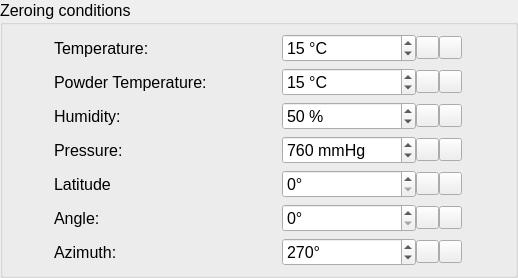
<?xml version="1.0" encoding="UTF-8"?>
<ui version="4.0">
 <class>conditions</class>
 <widget class="QWidget" name="conditions">
  <property name="geometry">
   <rect>
    <x>0</x>
    <y>0</y>
    <width>518</width>
    <height>250</height>
   </rect>
  </property>
  <property name="windowTitle">
   <string>Form</string>
  </property>
  <layout class="QGridLayout" name="gridLayout">
   <property name="leftMargin">
    <number>0</number>
   </property>
   <property name="topMargin">
    <number>0</number>
   </property>
   <property name="rightMargin">
    <number>0</number>
   </property>
   <property name="bottomMargin">
    <number>0</number>
   </property>
   <property name="spacing">
    <number>0</number>
   </property>
   <item row="0" column="0">
    <widget class="QGroupBox" name="groupBox">
     <property name="sizePolicy">
      <sizepolicy hsizetype="Expanding" vsizetype="Fixed">
       <horstretch>0</horstretch>
       <verstretch>0</verstretch>
      </sizepolicy>
     </property>
     <property name="minimumSize">
      <size>
       <width>0</width>
       <height>0</height>
      </size>
     </property>
     <property name="maximumSize">
      <size>
       <width>16777215</width>
       <height>16777215</height>
      </size>
     </property>
     <property name="font">
      <font>
       <pointsize>12</pointsize>
      </font>
     </property>
     <property name="styleSheet">
      <string notr="true"/>
     </property>
     <property name="title">
      <string>Zeroing conditions </string>
     </property>
     <layout class="QGridLayout" name="gridLayout_6">
      <item row="5" column="0">
       <widget class="QLabel" name="label_84">
        <property name="maximumSize">
         <size>
          <width>180</width>
          <height>16777215</height>
         </size>
        </property>
        <property name="font">
         <font>
          <pointsize>12</pointsize>
         </font>
        </property>
        <property name="text">
         <string>Angle:</string>
        </property>
       </widget>
      </item>
      <item row="3" column="1">
       <widget class="QWidget" name="widget_42" native="true">
        <property name="sizePolicy">
         <sizepolicy hsizetype="Preferred" vsizetype="Preferred">
          <horstretch>0</horstretch>
          <verstretch>0</verstretch>
         </sizepolicy>
        </property>
        <property name="minimumSize">
         <size>
          <width>180</width>
          <height>0</height>
         </size>
        </property>
        <property name="maximumSize">
         <size>
          <width>180</width>
          <height>16777215</height>
         </size>
        </property>
        <layout class="QHBoxLayout" name="horizontalLayout_58">
         <property name="spacing">
          <number>0</number>
         </property>
         <property name="leftMargin">
          <number>0</number>
         </property>
         <property name="topMargin">
          <number>0</number>
         </property>
         <property name="rightMargin">
          <number>0</number>
         </property>
         <property name="bottomMargin">
          <number>0</number>
         </property>
         <item>
          <widget class="QSpinBox" name="z_pressure">
           <property name="sizePolicy">
            <sizepolicy hsizetype="Preferred" vsizetype="Preferred">
             <horstretch>0</horstretch>
             <verstretch>0</verstretch>
            </sizepolicy>
           </property>
           <property name="font">
            <font>
             <pointsize>12</pointsize>
            </font>
           </property>
           <property name="styleSheet">
            <string notr="true"/>
           </property>
           <property name="suffix">
            <string> mmHg</string>
           </property>
           <property name="maximum">
            <number>1100</number>
           </property>
           <property name="value">
            <number>760</number>
           </property>
          </widget>
         </item>
         <item>
          <widget class="QPushButton" name="lPushButton_32">
           <property name="sizePolicy">
            <sizepolicy hsizetype="Fixed" vsizetype="Fixed">
             <horstretch>0</horstretch>
             <verstretch>0</verstretch>
            </sizepolicy>
           </property>
           <property name="maximumSize">
            <size>
             <width>23</width>
             <height>23</height>
            </size>
           </property>
           <property name="text">
            <string/>
           </property>
           <property name="icon">
            <iconset>
             <normaloff>../.rsrc/res/drawable/arrowrlbtn21a.png</normaloff>../.rsrc/res/drawable/arrowrlbtn21a.png</iconset>
           </property>
          </widget>
         </item>
         <item>
          <widget class="QPushButton" name="rPushButton_32">
           <property name="sizePolicy">
            <sizepolicy hsizetype="Fixed" vsizetype="Fixed">
             <horstretch>0</horstretch>
             <verstretch>0</verstretch>
            </sizepolicy>
           </property>
           <property name="maximumSize">
            <size>
             <width>23</width>
             <height>23</height>
            </size>
           </property>
           <property name="text">
            <string/>
           </property>
           <property name="icon">
            <iconset>
             <normaloff>../.rsrc/res/drawable/arrowlrbtn21a.png</normaloff>../.rsrc/res/drawable/arrowlrbtn21a.png</iconset>
           </property>
          </widget>
         </item>
        </layout>
       </widget>
      </item>
      <item row="5" column="1">
       <widget class="QWidget" name="widget_44" native="true">
        <property name="sizePolicy">
         <sizepolicy hsizetype="Preferred" vsizetype="Preferred">
          <horstretch>0</horstretch>
          <verstretch>0</verstretch>
         </sizepolicy>
        </property>
        <property name="minimumSize">
         <size>
          <width>180</width>
          <height>0</height>
         </size>
        </property>
        <property name="maximumSize">
         <size>
          <width>180</width>
          <height>16777215</height>
         </size>
        </property>
        <layout class="QHBoxLayout" name="horizontalLayout_60">
         <property name="spacing">
          <number>0</number>
         </property>
         <property name="leftMargin">
          <number>0</number>
         </property>
         <property name="topMargin">
          <number>0</number>
         </property>
         <property name="rightMargin">
          <number>0</number>
         </property>
         <property name="bottomMargin">
          <number>0</number>
         </property>
         <item>
          <widget class="QSpinBox" name="z_angle">
           <property name="sizePolicy">
            <sizepolicy hsizetype="Preferred" vsizetype="Preferred">
             <horstretch>0</horstretch>
             <verstretch>0</verstretch>
            </sizepolicy>
           </property>
           <property name="font">
            <font>
             <pointsize>12</pointsize>
            </font>
           </property>
           <property name="styleSheet">
            <string notr="true"/>
           </property>
           <property name="suffix">
            <string>°</string>
           </property>
           <property name="maximum">
            <number>359</number>
           </property>
           <property name="value">
            <number>0</number>
           </property>
          </widget>
         </item>
         <item>
          <widget class="QPushButton" name="lPushButton_34">
           <property name="sizePolicy">
            <sizepolicy hsizetype="Fixed" vsizetype="Fixed">
             <horstretch>0</horstretch>
             <verstretch>0</verstretch>
            </sizepolicy>
           </property>
           <property name="maximumSize">
            <size>
             <width>23</width>
             <height>23</height>
            </size>
           </property>
           <property name="text">
            <string/>
           </property>
           <property name="icon">
            <iconset>
             <normaloff>../.rsrc/res/drawable/arrowrlbtn21a.png</normaloff>../.rsrc/res/drawable/arrowrlbtn21a.png</iconset>
           </property>
          </widget>
         </item>
         <item>
          <widget class="QPushButton" name="rPushButton_34">
           <property name="sizePolicy">
            <sizepolicy hsizetype="Fixed" vsizetype="Fixed">
             <horstretch>0</horstretch>
             <verstretch>0</verstretch>
            </sizepolicy>
           </property>
           <property name="maximumSize">
            <size>
             <width>23</width>
             <height>23</height>
            </size>
           </property>
           <property name="text">
            <string/>
           </property>
           <property name="icon">
            <iconset>
             <normaloff>../.rsrc/res/drawable/arrowlrbtn21a.png</normaloff>../.rsrc/res/drawable/arrowlrbtn21a.png</iconset>
           </property>
          </widget>
         </item>
        </layout>
       </widget>
      </item>
      <item row="0" column="1">
       <widget class="QWidget" name="widget_39" native="true">
        <property name="sizePolicy">
         <sizepolicy hsizetype="Preferred" vsizetype="Preferred">
          <horstretch>0</horstretch>
          <verstretch>0</verstretch>
         </sizepolicy>
        </property>
        <property name="minimumSize">
         <size>
          <width>180</width>
          <height>0</height>
         </size>
        </property>
        <property name="maximumSize">
         <size>
          <width>180</width>
          <height>16777215</height>
         </size>
        </property>
        <layout class="QHBoxLayout" name="horizontalLayout_55">
         <property name="spacing">
          <number>0</number>
         </property>
         <property name="leftMargin">
          <number>0</number>
         </property>
         <property name="topMargin">
          <number>0</number>
         </property>
         <property name="rightMargin">
          <number>0</number>
         </property>
         <property name="bottomMargin">
          <number>0</number>
         </property>
         <item>
          <widget class="QSpinBox" name="z_temp">
           <property name="sizePolicy">
            <sizepolicy hsizetype="Preferred" vsizetype="Preferred">
             <horstretch>0</horstretch>
             <verstretch>0</verstretch>
            </sizepolicy>
           </property>
           <property name="font">
            <font>
             <pointsize>12</pointsize>
            </font>
           </property>
           <property name="styleSheet">
            <string notr="true"/>
           </property>
           <property name="showGroupSeparator" stdset="0">
            <bool>false</bool>
           </property>
           <property name="suffix">
            <string> °C</string>
           </property>
           <property name="value">
            <number>15</number>
           </property>
          </widget>
         </item>
         <item>
          <widget class="QPushButton" name="lPushButton_29">
           <property name="sizePolicy">
            <sizepolicy hsizetype="Fixed" vsizetype="Fixed">
             <horstretch>0</horstretch>
             <verstretch>0</verstretch>
            </sizepolicy>
           </property>
           <property name="maximumSize">
            <size>
             <width>23</width>
             <height>23</height>
            </size>
           </property>
           <property name="text">
            <string/>
           </property>
           <property name="icon">
            <iconset>
             <normaloff>../.rsrc/res/drawable/arrowrlbtn21a.png</normaloff>../.rsrc/res/drawable/arrowrlbtn21a.png</iconset>
           </property>
          </widget>
         </item>
         <item>
          <widget class="QPushButton" name="rPushButton_29">
           <property name="sizePolicy">
            <sizepolicy hsizetype="Fixed" vsizetype="Fixed">
             <horstretch>0</horstretch>
             <verstretch>0</verstretch>
            </sizepolicy>
           </property>
           <property name="maximumSize">
            <size>
             <width>23</width>
             <height>23</height>
            </size>
           </property>
           <property name="text">
            <string/>
           </property>
           <property name="icon">
            <iconset>
             <normaloff>../.rsrc/res/drawable/arrowlrbtn21a.png</normaloff>../.rsrc/res/drawable/arrowlrbtn21a.png</iconset>
           </property>
          </widget>
         </item>
        </layout>
       </widget>
      </item>
      <item row="2" column="1">
       <widget class="QWidget" name="widget_41" native="true">
        <property name="sizePolicy">
         <sizepolicy hsizetype="Preferred" vsizetype="Preferred">
          <horstretch>0</horstretch>
          <verstretch>0</verstretch>
         </sizepolicy>
        </property>
        <property name="minimumSize">
         <size>
          <width>180</width>
          <height>0</height>
         </size>
        </property>
        <property name="maximumSize">
         <size>
          <width>180</width>
          <height>16777215</height>
         </size>
        </property>
        <layout class="QHBoxLayout" name="horizontalLayout_57">
         <property name="spacing">
          <number>0</number>
         </property>
         <property name="leftMargin">
          <number>0</number>
         </property>
         <property name="topMargin">
          <number>0</number>
         </property>
         <property name="rightMargin">
          <number>0</number>
         </property>
         <property name="bottomMargin">
          <number>0</number>
         </property>
         <item>
          <widget class="QSpinBox" name="z_humidity">
           <property name="sizePolicy">
            <sizepolicy hsizetype="Preferred" vsizetype="Preferred">
             <horstretch>0</horstretch>
             <verstretch>0</verstretch>
            </sizepolicy>
           </property>
           <property name="font">
            <font>
             <pointsize>12</pointsize>
            </font>
           </property>
           <property name="styleSheet">
            <string notr="true"/>
           </property>
           <property name="suffix">
            <string> %</string>
           </property>
           <property name="value">
            <number>50</number>
           </property>
          </widget>
         </item>
         <item>
          <widget class="QPushButton" name="lPushButton_31">
           <property name="sizePolicy">
            <sizepolicy hsizetype="Fixed" vsizetype="Fixed">
             <horstretch>0</horstretch>
             <verstretch>0</verstretch>
            </sizepolicy>
           </property>
           <property name="maximumSize">
            <size>
             <width>23</width>
             <height>23</height>
            </size>
           </property>
           <property name="text">
            <string/>
           </property>
           <property name="icon">
            <iconset>
             <normaloff>../.rsrc/res/drawable/arrowrlbtn21a.png</normaloff>../.rsrc/res/drawable/arrowrlbtn21a.png</iconset>
           </property>
          </widget>
         </item>
         <item>
          <widget class="QPushButton" name="rPushButton_31">
           <property name="sizePolicy">
            <sizepolicy hsizetype="Fixed" vsizetype="Fixed">
             <horstretch>0</horstretch>
             <verstretch>0</verstretch>
            </sizepolicy>
           </property>
           <property name="maximumSize">
            <size>
             <width>23</width>
             <height>23</height>
            </size>
           </property>
           <property name="text">
            <string/>
           </property>
           <property name="icon">
            <iconset>
             <normaloff>../.rsrc/res/drawable/arrowlrbtn21a.png</normaloff>../.rsrc/res/drawable/arrowlrbtn21a.png</iconset>
           </property>
          </widget>
         </item>
        </layout>
       </widget>
      </item>
      <item row="6" column="1">
       <widget class="QWidget" name="widget_45" native="true">
        <property name="sizePolicy">
         <sizepolicy hsizetype="Preferred" vsizetype="Preferred">
          <horstretch>0</horstretch>
          <verstretch>0</verstretch>
         </sizepolicy>
        </property>
        <property name="minimumSize">
         <size>
          <width>180</width>
          <height>0</height>
         </size>
        </property>
        <property name="maximumSize">
         <size>
          <width>180</width>
          <height>16777215</height>
         </size>
        </property>
        <layout class="QHBoxLayout" name="horizontalLayout_61">
         <property name="spacing">
          <number>0</number>
         </property>
         <property name="leftMargin">
          <number>0</number>
         </property>
         <property name="topMargin">
          <number>0</number>
         </property>
         <property name="rightMargin">
          <number>0</number>
         </property>
         <property name="bottomMargin">
          <number>0</number>
         </property>
         <item>
          <widget class="QSpinBox" name="z_azimuth">
           <property name="sizePolicy">
            <sizepolicy hsizetype="Preferred" vsizetype="Preferred">
             <horstretch>0</horstretch>
             <verstretch>0</verstretch>
            </sizepolicy>
           </property>
           <property name="font">
            <font>
             <pointsize>12</pointsize>
            </font>
           </property>
           <property name="styleSheet">
            <string notr="true"/>
           </property>
           <property name="suffix">
            <string>°</string>
           </property>
           <property name="maximum">
            <number>359</number>
           </property>
           <property name="value">
            <number>270</number>
           </property>
          </widget>
         </item>
         <item>
          <widget class="QPushButton" name="lPushButton_35">
           <property name="sizePolicy">
            <sizepolicy hsizetype="Fixed" vsizetype="Fixed">
             <horstretch>0</horstretch>
             <verstretch>0</verstretch>
            </sizepolicy>
           </property>
           <property name="maximumSize">
            <size>
             <width>23</width>
             <height>23</height>
            </size>
           </property>
           <property name="text">
            <string/>
           </property>
           <property name="icon">
            <iconset>
             <normaloff>../.rsrc/res/drawable/arrowrlbtn21a.png</normaloff>../.rsrc/res/drawable/arrowrlbtn21a.png</iconset>
           </property>
          </widget>
         </item>
         <item>
          <widget class="QPushButton" name="rPushButton_35">
           <property name="sizePolicy">
            <sizepolicy hsizetype="Fixed" vsizetype="Fixed">
             <horstretch>0</horstretch>
             <verstretch>0</verstretch>
            </sizepolicy>
           </property>
           <property name="maximumSize">
            <size>
             <width>23</width>
             <height>23</height>
            </size>
           </property>
           <property name="text">
            <string/>
           </property>
           <property name="icon">
            <iconset>
             <normaloff>../.rsrc/res/drawable/arrowlrbtn21a.png</normaloff>../.rsrc/res/drawable/arrowlrbtn21a.png</iconset>
           </property>
          </widget>
         </item>
        </layout>
       </widget>
      </item>
      <item row="4" column="1">
       <widget class="QWidget" name="widget_43" native="true">
        <property name="sizePolicy">
         <sizepolicy hsizetype="Preferred" vsizetype="Preferred">
          <horstretch>0</horstretch>
          <verstretch>0</verstretch>
         </sizepolicy>
        </property>
        <property name="minimumSize">
         <size>
          <width>180</width>
          <height>0</height>
         </size>
        </property>
        <property name="maximumSize">
         <size>
          <width>180</width>
          <height>16777215</height>
         </size>
        </property>
        <layout class="QHBoxLayout" name="horizontalLayout_59">
         <property name="spacing">
          <number>0</number>
         </property>
         <property name="leftMargin">
          <number>0</number>
         </property>
         <property name="topMargin">
          <number>0</number>
         </property>
         <property name="rightMargin">
          <number>0</number>
         </property>
         <property name="bottomMargin">
          <number>0</number>
         </property>
         <item>
          <widget class="QSpinBox" name="z_latitude">
           <property name="sizePolicy">
            <sizepolicy hsizetype="Preferred" vsizetype="Preferred">
             <horstretch>0</horstretch>
             <verstretch>0</verstretch>
            </sizepolicy>
           </property>
           <property name="font">
            <font>
             <pointsize>12</pointsize>
            </font>
           </property>
           <property name="styleSheet">
            <string notr="true"/>
           </property>
           <property name="suffix">
            <string>°</string>
           </property>
           <property name="maximum">
            <number>1000</number>
           </property>
           <property name="value">
            <number>0</number>
           </property>
          </widget>
         </item>
         <item>
          <widget class="QPushButton" name="lPushButton_33">
           <property name="sizePolicy">
            <sizepolicy hsizetype="Fixed" vsizetype="Fixed">
             <horstretch>0</horstretch>
             <verstretch>0</verstretch>
            </sizepolicy>
           </property>
           <property name="maximumSize">
            <size>
             <width>23</width>
             <height>23</height>
            </size>
           </property>
           <property name="text">
            <string/>
           </property>
           <property name="icon">
            <iconset>
             <normaloff>../.rsrc/res/drawable/arrowrlbtn21a.png</normaloff>../.rsrc/res/drawable/arrowrlbtn21a.png</iconset>
           </property>
          </widget>
         </item>
         <item>
          <widget class="QPushButton" name="rPushButton_33">
           <property name="sizePolicy">
            <sizepolicy hsizetype="Fixed" vsizetype="Fixed">
             <horstretch>0</horstretch>
             <verstretch>0</verstretch>
            </sizepolicy>
           </property>
           <property name="maximumSize">
            <size>
             <width>23</width>
             <height>23</height>
            </size>
           </property>
           <property name="text">
            <string/>
           </property>
           <property name="icon">
            <iconset>
             <normaloff>../.rsrc/res/drawable/arrowlrbtn21a.png</normaloff>../.rsrc/res/drawable/arrowlrbtn21a.png</iconset>
           </property>
          </widget>
         </item>
        </layout>
       </widget>
      </item>
      <item row="1" column="1">
       <widget class="QWidget" name="widget_40" native="true">
        <property name="sizePolicy">
         <sizepolicy hsizetype="Preferred" vsizetype="Preferred">
          <horstretch>0</horstretch>
          <verstretch>0</verstretch>
         </sizepolicy>
        </property>
        <property name="minimumSize">
         <size>
          <width>180</width>
          <height>0</height>
         </size>
        </property>
        <property name="maximumSize">
         <size>
          <width>180</width>
          <height>16777215</height>
         </size>
        </property>
        <layout class="QHBoxLayout" name="horizontalLayout_56">
         <property name="spacing">
          <number>0</number>
         </property>
         <property name="leftMargin">
          <number>0</number>
         </property>
         <property name="topMargin">
          <number>0</number>
         </property>
         <property name="rightMargin">
          <number>0</number>
         </property>
         <property name="bottomMargin">
          <number>0</number>
         </property>
         <item>
          <widget class="QSpinBox" name="z_powder_temp">
           <property name="sizePolicy">
            <sizepolicy hsizetype="Preferred" vsizetype="Preferred">
             <horstretch>0</horstretch>
             <verstretch>0</verstretch>
            </sizepolicy>
           </property>
           <property name="font">
            <font>
             <pointsize>12</pointsize>
            </font>
           </property>
           <property name="styleSheet">
            <string notr="true"/>
           </property>
           <property name="suffix">
            <string> °C</string>
           </property>
           <property name="value">
            <number>15</number>
           </property>
          </widget>
         </item>
         <item>
          <widget class="QPushButton" name="lPushButton_30">
           <property name="sizePolicy">
            <sizepolicy hsizetype="Fixed" vsizetype="Fixed">
             <horstretch>0</horstretch>
             <verstretch>0</verstretch>
            </sizepolicy>
           </property>
           <property name="maximumSize">
            <size>
             <width>23</width>
             <height>23</height>
            </size>
           </property>
           <property name="text">
            <string/>
           </property>
           <property name="icon">
            <iconset>
             <normaloff>../.rsrc/res/drawable/arrowrlbtn21a.png</normaloff>../.rsrc/res/drawable/arrowrlbtn21a.png</iconset>
           </property>
          </widget>
         </item>
         <item>
          <widget class="QPushButton" name="rPushButton_30">
           <property name="sizePolicy">
            <sizepolicy hsizetype="Fixed" vsizetype="Fixed">
             <horstretch>0</horstretch>
             <verstretch>0</verstretch>
            </sizepolicy>
           </property>
           <property name="maximumSize">
            <size>
             <width>23</width>
             <height>23</height>
            </size>
           </property>
           <property name="text">
            <string/>
           </property>
           <property name="icon">
            <iconset>
             <normaloff>../.rsrc/res/drawable/arrowlrbtn21a.png</normaloff>../.rsrc/res/drawable/arrowlrbtn21a.png</iconset>
           </property>
          </widget>
         </item>
        </layout>
       </widget>
      </item>
      <item row="4" column="0">
       <widget class="QLabel" name="label_83">
        <property name="maximumSize">
         <size>
          <width>180</width>
          <height>16777215</height>
         </size>
        </property>
        <property name="font">
         <font>
          <pointsize>12</pointsize>
         </font>
        </property>
        <property name="text">
         <string>Latitude</string>
        </property>
       </widget>
      </item>
      <item row="6" column="0">
       <widget class="QLabel" name="label_85">
        <property name="maximumSize">
         <size>
          <width>180</width>
          <height>16777215</height>
         </size>
        </property>
        <property name="font">
         <font>
          <pointsize>12</pointsize>
         </font>
        </property>
        <property name="text">
         <string>Azimuth:</string>
        </property>
       </widget>
      </item>
      <item row="3" column="0">
       <widget class="QLabel" name="label_82">
        <property name="maximumSize">
         <size>
          <width>180</width>
          <height>16777215</height>
         </size>
        </property>
        <property name="font">
         <font>
          <pointsize>12</pointsize>
         </font>
        </property>
        <property name="text">
         <string>Pressure:</string>
        </property>
       </widget>
      </item>
      <item row="2" column="0">
       <widget class="QLabel" name="label_81">
        <property name="maximumSize">
         <size>
          <width>180</width>
          <height>16777215</height>
         </size>
        </property>
        <property name="font">
         <font>
          <pointsize>12</pointsize>
         </font>
        </property>
        <property name="text">
         <string>Humidity:</string>
        </property>
       </widget>
      </item>
      <item row="1" column="0">
       <widget class="QLabel" name="label_80">
        <property name="maximumSize">
         <size>
          <width>180</width>
          <height>16777215</height>
         </size>
        </property>
        <property name="font">
         <font>
          <pointsize>12</pointsize>
         </font>
        </property>
        <property name="text">
         <string>Powder Temperature:</string>
        </property>
       </widget>
      </item>
      <item row="0" column="0">
       <widget class="QLabel" name="label_79">
        <property name="maximumSize">
         <size>
          <width>180</width>
          <height>16777215</height>
         </size>
        </property>
        <property name="font">
         <font>
          <pointsize>12</pointsize>
         </font>
        </property>
        <property name="text">
         <string>Temperature:</string>
        </property>
       </widget>
      </item>
     </layout>
    </widget>
   </item>
  </layout>
 </widget>
 <resources>
  <include location="../.rsrc/res.qrc"/>
 </resources>
 <connections/>
</ui>
